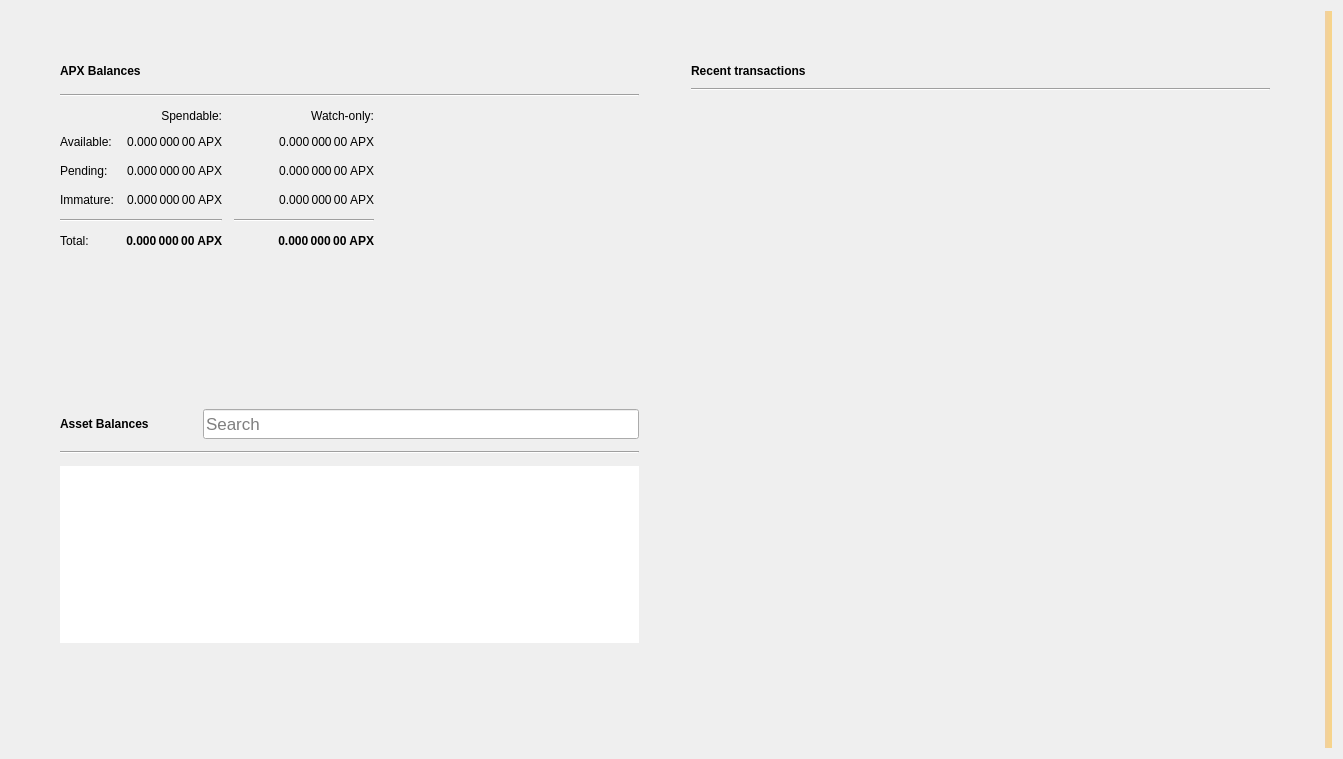
<?xml version="1.0" encoding="UTF-8"?>
<ui version="4.0">
 <class>OverviewPage</class>
 <widget class="QWidget" name="OverviewPage">
  <property name="geometry">
   <rect>
    <x>0</x>
    <y>0</y>
    <width>1343</width>
    <height>759</height>
   </rect>
  </property>
  <property name="windowTitle">
   <string>Form</string>
  </property>
  <property name="autoFillBackground">
   <bool>false</bool>
  </property>
  <layout class="QGridLayout" name="gridLayout_3">
   <item row="0" column="1">
    <layout class="QVBoxLayout" name="verticalLayout_7">
     <property name="spacing">
      <number>0</number>
     </property>
     <property name="leftMargin">
      <number>0</number>
     </property>
     <property name="topMargin">
      <number>0</number>
     </property>
     <property name="rightMargin">
      <number>0</number>
     </property>
     <property name="bottomMargin">
      <number>0</number>
     </property>
     <item>
      <layout class="QHBoxLayout" name="horizontalLayout" stretch="0,0">
       <property name="spacing">
        <number>34</number>
       </property>
       <property name="sizeConstraint">
        <enum>QLayout::SetMaximumSize</enum>
       </property>
       <property name="leftMargin">
        <number>40</number>
       </property>
       <property name="topMargin">
        <number>40</number>
       </property>
       <property name="rightMargin">
        <number>40</number>
       </property>
       <property name="bottomMargin">
        <number>40</number>
       </property>
       <item>
        <layout class="QVBoxLayout" name="verticalLayout_2">
         <property name="spacing">
          <number>34</number>
         </property>
         <property name="rightMargin">
          <number>0</number>
         </property>
         <item>
          <widget class="QFrame" name="frame">
           <property name="sizePolicy">
            <sizepolicy hsizetype="Preferred" vsizetype="Preferred">
             <horstretch>0</horstretch>
             <verstretch>0</verstretch>
            </sizepolicy>
           </property>
           <property name="frameShape">
            <enum>QFrame::NoFrame</enum>
           </property>
           <property name="frameShadow">
            <enum>QFrame::Raised</enum>
           </property>
           <property name="lineWidth">
            <number>10</number>
           </property>
           <layout class="QVBoxLayout" name="verticalLayout_4">
            <property name="spacing">
             <number>12</number>
            </property>
            <item>
             <layout class="QHBoxLayout" name="horizontalLayout_4">
              <item>
               <widget class="QLabel" name="rvnBalancesLabel">
                <property name="font">
                 <font>
                  <weight>75</weight>
                  <bold>true</bold>
                 </font>
                </property>
                <property name="text">
                 <string>APX Balances</string>
                </property>
               </widget>
              </item>
              <item>
               <widget class="QPushButton" name="labelWalletStatus">
                <property name="enabled">
                 <bool>true</bool>
                </property>
                <property name="maximumSize">
                 <size>
                  <width>30</width>
                  <height>16777215</height>
                 </size>
                </property>
                <property name="toolTip">
                 <string>The displayed information may be out of date. Your wallet automatically synchronizes with the Apixcash network after a connection is established, but this process has not completed yet.</string>
                </property>
                <property name="text">
                 <string/>
                </property>
                <property name="icon">
                 <iconset>
                  <normaloff>:/icons/warning</normaloff>
                  <disabledoff>:/icons/warning</disabledoff>:/icons/warning</iconset>
                </property>
                <property name="iconSize">
                 <size>
                  <width>24</width>
                  <height>24</height>
                 </size>
                </property>
                <property name="flat">
                 <bool>true</bool>
                </property>
               </widget>
              </item>
              <item>
               <spacer name="horizontalSpacer_3">
                <property name="orientation">
                 <enum>Qt::Horizontal</enum>
                </property>
                <property name="sizeHint" stdset="0">
                 <size>
                  <width>40</width>
                  <height>20</height>
                 </size>
                </property>
               </spacer>
              </item>
             </layout>
            </item>
            <item>
             <widget class="Line" name="line_2">
              <property name="orientation">
               <enum>Qt::Horizontal</enum>
              </property>
             </widget>
            </item>
            <item>
             <layout class="QGridLayout" name="gridLayout">
              <property name="spacing">
               <number>12</number>
              </property>
              <item row="3" column="2">
               <widget class="QLabel" name="labelWatchImmature">
                <property name="font">
                 <font>
                  <weight>50</weight>
                  <bold>false</bold>
                 </font>
                </property>
                <property name="cursor">
                 <cursorShape>IBeamCursor</cursorShape>
                </property>
                <property name="toolTip">
                 <string>Mined balance in watch-only addresses that has not yet matured</string>
                </property>
                <property name="text">
                 <string notr="true">0.000 000 00 APX</string>
                </property>
                <property name="alignment">
                 <set>Qt::AlignRight|Qt::AlignTrailing|Qt::AlignVCenter</set>
                </property>
                <property name="textInteractionFlags">
                 <set>Qt::LinksAccessibleByMouse|Qt::TextSelectableByKeyboard|Qt::TextSelectableByMouse</set>
                </property>
               </widget>
              </item>
              <item row="2" column="3">
               <spacer name="horizontalSpacer_2">
                <property name="orientation">
                 <enum>Qt::Horizontal</enum>
                </property>
                <property name="sizeHint" stdset="0">
                 <size>
                  <width>40</width>
                  <height>20</height>
                 </size>
                </property>
               </spacer>
              </item>
              <item row="1" column="0">
               <widget class="QLabel" name="labelBalanceText">
                <property name="text">
                 <string>Available:</string>
                </property>
               </widget>
              </item>
              <item row="1" column="2">
               <widget class="QLabel" name="labelWatchAvailable">
                <property name="font">
                 <font>
                  <weight>50</weight>
                  <bold>false</bold>
                 </font>
                </property>
                <property name="cursor">
                 <cursorShape>IBeamCursor</cursorShape>
                </property>
                <property name="toolTip">
                 <string>Your current balance in watch-only addresses</string>
                </property>
                <property name="text">
                 <string notr="true">0.000 000 00 APX</string>
                </property>
                <property name="alignment">
                 <set>Qt::AlignRight|Qt::AlignTrailing|Qt::AlignVCenter</set>
                </property>
                <property name="textInteractionFlags">
                 <set>Qt::LinksAccessibleByMouse|Qt::TextSelectableByKeyboard|Qt::TextSelectableByMouse</set>
                </property>
               </widget>
              </item>
              <item row="2" column="1">
               <widget class="QLabel" name="labelUnconfirmed">
                <property name="font">
                 <font>
                  <weight>50</weight>
                  <bold>false</bold>
                 </font>
                </property>
                <property name="cursor">
                 <cursorShape>IBeamCursor</cursorShape>
                </property>
                <property name="toolTip">
                 <string>Total of transactions that have yet to be confirmed, and do not yet count toward the spendable balance</string>
                </property>
                <property name="text">
                 <string notr="true">0.000 000 00 APX</string>
                </property>
                <property name="alignment">
                 <set>Qt::AlignRight|Qt::AlignTrailing|Qt::AlignVCenter</set>
                </property>
                <property name="textInteractionFlags">
                 <set>Qt::LinksAccessibleByMouse|Qt::TextSelectableByKeyboard|Qt::TextSelectableByMouse</set>
                </property>
               </widget>
              </item>
              <item row="4" column="2">
               <widget class="Line" name="lineWatchBalance">
                <property name="sizePolicy">
                 <sizepolicy hsizetype="Preferred" vsizetype="Fixed">
                  <horstretch>0</horstretch>
                  <verstretch>0</verstretch>
                 </sizepolicy>
                </property>
                <property name="minimumSize">
                 <size>
                  <width>140</width>
                  <height>0</height>
                 </size>
                </property>
                <property name="orientation">
                 <enum>Qt::Horizontal</enum>
                </property>
               </widget>
              </item>
              <item row="0" column="1">
               <widget class="QLabel" name="labelSpendable">
                <property name="text">
                 <string>Spendable:</string>
                </property>
                <property name="alignment">
                 <set>Qt::AlignRight|Qt::AlignTrailing|Qt::AlignVCenter</set>
                </property>
               </widget>
              </item>
              <item row="3" column="0">
               <widget class="QLabel" name="labelImmatureText">
                <property name="text">
                 <string>Immature:</string>
                </property>
               </widget>
              </item>
              <item row="5" column="2">
               <widget class="QLabel" name="labelWatchTotal">
                <property name="font">
                 <font>
                  <weight>75</weight>
                  <bold>true</bold>
                 </font>
                </property>
                <property name="cursor">
                 <cursorShape>IBeamCursor</cursorShape>
                </property>
                <property name="toolTip">
                 <string>Current total balance in watch-only addresses</string>
                </property>
                <property name="text">
                 <string notr="true">0.000 000 00 APX</string>
                </property>
                <property name="alignment">
                 <set>Qt::AlignRight|Qt::AlignTrailing|Qt::AlignVCenter</set>
                </property>
                <property name="textInteractionFlags">
                 <set>Qt::LinksAccessibleByMouse|Qt::TextSelectableByKeyboard|Qt::TextSelectableByMouse</set>
                </property>
               </widget>
              </item>
              <item row="4" column="0" colspan="2">
               <widget class="Line" name="line">
                <property name="orientation">
                 <enum>Qt::Horizontal</enum>
                </property>
               </widget>
              </item>
              <item row="0" column="2">
               <widget class="QLabel" name="labelWatchonly">
                <property name="text">
                 <string>Watch-only:</string>
                </property>
                <property name="alignment">
                 <set>Qt::AlignRight|Qt::AlignTrailing|Qt::AlignVCenter</set>
                </property>
               </widget>
              </item>
              <item row="5" column="1">
               <widget class="QLabel" name="labelTotal">
                <property name="font">
                 <font>
                  <weight>75</weight>
                  <bold>true</bold>
                 </font>
                </property>
                <property name="cursor">
                 <cursorShape>IBeamCursor</cursorShape>
                </property>
                <property name="toolTip">
                 <string>Your current total balance</string>
                </property>
                <property name="text">
                 <string notr="true">0.000 000 00 APX</string>
                </property>
                <property name="alignment">
                 <set>Qt::AlignRight|Qt::AlignTrailing|Qt::AlignVCenter</set>
                </property>
                <property name="textInteractionFlags">
                 <set>Qt::LinksAccessibleByMouse|Qt::TextSelectableByKeyboard|Qt::TextSelectableByMouse</set>
                </property>
               </widget>
              </item>
              <item row="1" column="1">
               <widget class="QLabel" name="labelBalance">
                <property name="font">
                 <font>
                  <weight>50</weight>
                  <bold>false</bold>
                 </font>
                </property>
                <property name="cursor">
                 <cursorShape>IBeamCursor</cursorShape>
                </property>
                <property name="toolTip">
                 <string>Your current spendable balance</string>
                </property>
                <property name="text">
                 <string notr="true">0.000 000 00 APX</string>
                </property>
                <property name="alignment">
                 <set>Qt::AlignRight|Qt::AlignTrailing|Qt::AlignVCenter</set>
                </property>
                <property name="textInteractionFlags">
                 <set>Qt::LinksAccessibleByMouse|Qt::TextSelectableByKeyboard|Qt::TextSelectableByMouse</set>
                </property>
               </widget>
              </item>
              <item row="2" column="0">
               <widget class="QLabel" name="labelPendingText">
                <property name="text">
                 <string>Pending:</string>
                </property>
               </widget>
              </item>
              <item row="5" column="0">
               <widget class="QLabel" name="labelTotalText">
                <property name="text">
                 <string>Total:</string>
                </property>
               </widget>
              </item>
              <item row="3" column="1">
               <widget class="QLabel" name="labelImmature">
                <property name="font">
                 <font>
                  <weight>50</weight>
                  <bold>false</bold>
                 </font>
                </property>
                <property name="cursor">
                 <cursorShape>IBeamCursor</cursorShape>
                </property>
                <property name="toolTip">
                 <string>Mined balance that has not yet matured</string>
                </property>
                <property name="text">
                 <string notr="true">0.000 000 00 APX</string>
                </property>
                <property name="alignment">
                 <set>Qt::AlignRight|Qt::AlignTrailing|Qt::AlignVCenter</set>
                </property>
                <property name="textInteractionFlags">
                 <set>Qt::LinksAccessibleByMouse|Qt::TextSelectableByKeyboard|Qt::TextSelectableByMouse</set>
                </property>
               </widget>
              </item>
              <item row="2" column="2">
               <widget class="QLabel" name="labelWatchPending">
                <property name="font">
                 <font>
                  <weight>50</weight>
                  <bold>false</bold>
                 </font>
                </property>
                <property name="cursor">
                 <cursorShape>IBeamCursor</cursorShape>
                </property>
                <property name="toolTip">
                 <string>Unconfirmed transactions to watch-only addresses</string>
                </property>
                <property name="text">
                 <string notr="true">0.000 000 00 APX</string>
                </property>
                <property name="alignment">
                 <set>Qt::AlignRight|Qt::AlignTrailing|Qt::AlignVCenter</set>
                </property>
                <property name="textInteractionFlags">
                 <set>Qt::LinksAccessibleByMouse|Qt::TextSelectableByKeyboard|Qt::TextSelectableByMouse</set>
                </property>
               </widget>
              </item>
             </layout>
            </item>
           </layout>
          </widget>
         </item>
         <item>
          <widget class="QWidget" name="assetVerticalSpaceWidget2" native="true">
           <property name="autoFillBackground">
            <bool>false</bool>
           </property>
           <layout class="QVBoxLayout" name="verticalLayout_6">
            <item>
             <spacer name="verticalSpacer_4">
              <property name="orientation">
               <enum>Qt::Vertical</enum>
              </property>
              <property name="sizeHint" stdset="0">
               <size>
                <width>20</width>
                <height>87</height>
               </size>
              </property>
             </spacer>
            </item>
           </layout>
          </widget>
         </item>
         <item>
          <widget class="QFrame" name="assetFrame">
           <property name="autoFillBackground">
            <bool>true</bool>
           </property>
           <property name="frameShape">
            <enum>QFrame::NoFrame</enum>
           </property>
           <property name="frameShadow">
            <enum>QFrame::Plain</enum>
           </property>
           <property name="lineWidth">
            <number>0</number>
           </property>
           <layout class="QVBoxLayout" name="verticalLayout_5">
            <property name="spacing">
             <number>12</number>
            </property>
            <item>
             <layout class="QHBoxLayout" name="assetBalanceHorizontalLayout">
              <item alignment="Qt::AlignVCenter">
               <widget class="QLabel" name="assetBalanceLabel">
                <property name="font">
                 <font>
                  <weight>75</weight>
                  <bold>true</bold>
                 </font>
                </property>
                <property name="text">
                 <string>Asset Balances</string>
                </property>
               </widget>
              </item>
              <item>
               <widget class="QPushButton" name="labelAssetStatus">
                <property name="enabled">
                 <bool>true</bool>
                </property>
                <property name="maximumSize">
                 <size>
                  <width>30</width>
                  <height>16777215</height>
                 </size>
                </property>
                <property name="toolTip">
                 <string>The displayed information may be out of date. Your wallet automatically synchronizes with the Apixcash network after a connection is established, but this process has not completed yet.</string>
                </property>
                <property name="text">
                 <string/>
                </property>
                <property name="icon">
                 <iconset>
                  <normaloff>:/icons/warning</normaloff>
                  <disabledoff>:/icons/warning</disabledoff>:/icons/warning</iconset>
                </property>
                <property name="iconSize">
                 <size>
                  <width>24</width>
                  <height>24</height>
                 </size>
                </property>
                <property name="flat">
                 <bool>true</bool>
                </property>
               </widget>
              </item>
              <item alignment="Qt::AlignBottom">
               <widget class="QLineEdit" name="assetSearch">
                <property name="sizePolicy">
                 <sizepolicy hsizetype="Expanding" vsizetype="Preferred">
                  <horstretch>0</horstretch>
                  <verstretch>0</verstretch>
                 </sizepolicy>
                </property>
                <property name="minimumSize">
                 <size>
                  <width>0</width>
                  <height>30</height>
                 </size>
                </property>
                <property name="maximumSize">
                 <size>
                  <width>16777215</width>
                  <height>30</height>
                 </size>
                </property>
                <property name="sizeIncrement">
                 <size>
                  <width>0</width>
                  <height>0</height>
                 </size>
                </property>
                <property name="baseSize">
                 <size>
                  <width>0</width>
                  <height>0</height>
                 </size>
                </property>
                <property name="font">
                 <font>
                  <pointsize>13</pointsize>
                 </font>
                </property>
                <property name="maxLength">
                 <number>32</number>
                </property>
                <property name="frame">
                 <bool>true</bool>
                </property>
                <property name="alignment">
                 <set>Qt::AlignLeading|Qt::AlignLeft|Qt::AlignVCenter</set>
                </property>
                <property name="placeholderText">
                 <string>Search</string>
                </property>
                <property name="clearButtonEnabled">
                 <bool>true</bool>
                </property>
               </widget>
              </item>
             </layout>
            </item>
            <item>
             <widget class="Line" name="assetBalanceLine">
              <property name="orientation">
               <enum>Qt::Horizontal</enum>
              </property>
             </widget>
            </item>
            <item>
             <widget class="QListView" name="listAssets">
              <property name="frameShape">
               <enum>QFrame::NoFrame</enum>
              </property>
              <property name="lineWidth">
               <number>0</number>
              </property>
              <property name="verticalScrollMode">
               <enum>QAbstractItemView::ScrollPerItem</enum>
              </property>
             </widget>
            </item>
            <item>
             <widget class="QWidget" name="assetVerticalSpaceWidget" native="true">
              <property name="autoFillBackground">
               <bool>false</bool>
              </property>
              <layout class="QVBoxLayout" name="verticalLayout">
               <item>
                <spacer name="verticalSpacer_3">
                 <property name="orientation">
                  <enum>Qt::Vertical</enum>
                 </property>
                 <property name="sizeHint" stdset="0">
                  <size>
                   <width>20</width>
                   <height>40</height>
                  </size>
                 </property>
                </spacer>
               </item>
              </layout>
             </widget>
            </item>
           </layout>
          </widget>
         </item>
        </layout>
       </item>
       <item>
        <layout class="QVBoxLayout" name="verticalLayout_3">
         <property name="spacing">
          <number>34</number>
         </property>
         <property name="leftMargin">
          <number>0</number>
         </property>
         <item>
          <widget class="QFrame" name="frame_2">
           <property name="sizePolicy">
            <sizepolicy hsizetype="Preferred" vsizetype="Fixed">
             <horstretch>0</horstretch>
             <verstretch>0</verstretch>
            </sizepolicy>
           </property>
           <property name="frameShape">
            <enum>QFrame::NoFrame</enum>
           </property>
           <property name="frameShadow">
            <enum>QFrame::Plain</enum>
           </property>
           <property name="lineWidth">
            <number>0</number>
           </property>
           <layout class="QGridLayout" name="gridLayout_2">
            <property name="horizontalSpacing">
             <number>12</number>
            </property>
            <item row="0" column="0">
             <layout class="QHBoxLayout" name="horizontalLayout_2">
              <item>
               <widget class="QLabel" name="recentTransactionsLabel">
                <property name="font">
                 <font>
                  <weight>75</weight>
                  <bold>true</bold>
                 </font>
                </property>
                <property name="text">
                 <string>Recent transactions</string>
                </property>
               </widget>
              </item>
              <item>
               <widget class="QPushButton" name="labelTransactionsStatus">
                <property name="enabled">
                 <bool>true</bool>
                </property>
                <property name="maximumSize">
                 <size>
                  <width>30</width>
                  <height>16777215</height>
                 </size>
                </property>
                <property name="toolTip">
                 <string>The displayed information may be out of date. Your wallet automatically synchronizes with the Apixcash network after a connection is established, but this process has not completed yet.</string>
                </property>
                <property name="text">
                 <string/>
                </property>
                <property name="icon">
                 <iconset>
                  <normaloff>:/icons/warning</normaloff>
                  <disabledoff>:/icons/warning</disabledoff>:/icons/warning</iconset>
                </property>
                <property name="iconSize">
                 <size>
                  <width>24</width>
                  <height>24</height>
                 </size>
                </property>
                <property name="flat">
                 <bool>true</bool>
                </property>
               </widget>
              </item>
              <item>
               <spacer name="horizontalSpacer">
                <property name="orientation">
                 <enum>Qt::Horizontal</enum>
                </property>
                <property name="sizeHint" stdset="0">
                 <size>
                  <width>40</width>
                  <height>20</height>
                 </size>
                </property>
               </spacer>
              </item>
             </layout>
            </item>
            <item row="2" column="0">
             <widget class="QListView" name="listTransactions">
              <property name="styleSheet">
               <string notr="true">QListView { background: transparent; }</string>
              </property>
              <property name="frameShape">
               <enum>QFrame::NoFrame</enum>
              </property>
              <property name="verticalScrollBarPolicy">
               <enum>Qt::ScrollBarAlwaysOff</enum>
              </property>
              <property name="horizontalScrollBarPolicy">
               <enum>Qt::ScrollBarAlwaysOff</enum>
              </property>
              <property name="selectionMode">
               <enum>QAbstractItemView::NoSelection</enum>
              </property>
             </widget>
            </item>
            <item row="1" column="0">
             <widget class="Line" name="line_3">
              <property name="orientation">
               <enum>Qt::Horizontal</enum>
              </property>
             </widget>
            </item>
           </layout>
          </widget>
         </item>
         <item>
          <spacer name="verticalSpacer_2">
           <property name="orientation">
            <enum>Qt::Vertical</enum>
           </property>
           <property name="sizeHint" stdset="0">
            <size>
             <width>20</width>
             <height>40</height>
            </size>
           </property>
          </spacer>
         </item>
        </layout>
       </item>
      </layout>
     </item>
    </layout>
   </item>
   <item row="0" column="3">
    <widget class="QLabel" name="labelAlerts">
     <property name="visible">
      <bool>true</bool>
     </property>
     <property name="styleSheet">
      <string notr="true">QLabel { background-color: qlineargradient(x1: 0, y1: 0, x2: 1, y2: 0, stop:0 #F0D0A0, stop:1 #F8D488); color:#000000; }</string>
     </property>
     <property name="wordWrap">
      <bool>true</bool>
     </property>
     <property name="margin">
      <number>3</number>
     </property>
     <property name="textInteractionFlags">
      <set>Qt::TextSelectableByMouse</set>
     </property>
    </widget>
   </item>
  </layout>
 </widget>
 <resources/>
 <connections/>
</ui>
